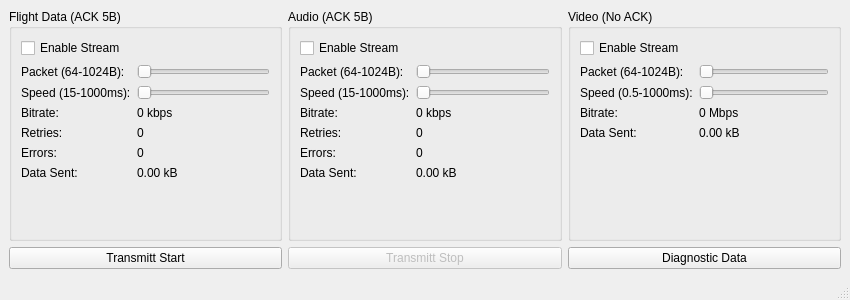
<?xml version="1.0" encoding="UTF-8"?>
<ui version="4.0">
 <class>MainWindow</class>
 <widget class="QMainWindow" name="MainWindow">
  <property name="geometry">
   <rect><x>0</x><y>0</y><width>850</width><height>300</height></rect>
  </property>
  <property name="windowTitle">
   <string>UDP Streamer</string>
  </property>
  <widget class="QWidget" name="centralwidget">
   <layout class="QVBoxLayout" name="verticalLayout">
    <item>
     <layout class="QHBoxLayout" name="horizontalLayout">
      <!-- Flight Data GroupBox -->
      <item>
       <widget class="QGroupBox" name="groupBox_fd">
        <property name="title"><string>Flight Data (ACK 5B)</string></property>
        <layout class="QFormLayout" name="formLayout_fd">
         <item row="0" column="0" colspan="2">
          <widget class="QCheckBox" name="cb_fd_enable"><property name="text"><string>Enable Stream</string></property></widget>
         </item>
         <item row="1" column="0"><widget class="QLabel"><property name="text"><string>Packet (64-1024B):</string></property></widget></item>
         <item row="1" column="1">
          <widget class="QSlider" name="slider_fd_size"><property name="orientation"><enum>Qt::Horizontal</enum></property><property name="minimum"><number>64</number></property><property name="maximum"><number>1024</number></property></widget>
         </item>
         <item row="2" column="0"><widget class="QLabel"><property name="text"><string>Speed (15-1000ms):</string></property></widget></item>
         <item row="2" column="1">
          <widget class="QSlider" name="slider_fd_speed"><property name="orientation"><enum>Qt::Horizontal</enum></property><property name="minimum"><number>15</number></property><property name="maximum"><number>1000</number></property></widget>
         </item>
         <item row="3" column="0"><widget class="QLabel"><property name="text"><string>Bitrate:</string></property></widget></item>
         <item row="3" column="1"><widget class="QLabel" name="lbl_fd_bitrate"><property name="text"><string>0 kbps</string></property></widget></item>
         <item row="4" column="0"><widget class="QLabel"><property name="text"><string>Retries:</string></property></widget></item>
         <item row="4" column="1"><widget class="QLabel" name="lbl_fd_retries"><property name="text"><string>0</string></property></widget></item>
         <item row="5" column="0"><widget class="QLabel"><property name="text"><string>Errors:</string></property></widget></item>
         <item row="5" column="1"><widget class="QLabel" name="lbl_fd_errors"><property name="text"><string>0</string></property></widget></item>
         <item row="6" column="0"><widget class="QLabel"><property name="text"><string>Data Sent:</string></property></widget></item>
         <item row="6" column="1"><widget class="QLabel" name="lbl_fd_sent"><property name="text"><string>0.00 kB</string></property></widget></item>
        </layout>
       </widget>
      </item>
      <!-- Audio GroupBox -->
      <item>
       <widget class="QGroupBox" name="groupBox_audio">
        <property name="title"><string>Audio (ACK 5B)</string></property>
        <layout class="QFormLayout" name="formLayout_audio">
         <item row="0" column="0" colspan="2">
          <widget class="QCheckBox" name="cb_audio_enable"><property name="text"><string>Enable Stream</string></property></widget>
         </item>
         <item row="1" column="0"><widget class="QLabel"><property name="text"><string>Packet (64-1024B):</string></property></widget></item>
         <item row="1" column="1">
          <widget class="QSlider" name="slider_audio_size"><property name="orientation"><enum>Qt::Horizontal</enum></property><property name="minimum"><number>64</number></property><property name="maximum"><number>1024</number></property></widget>
         </item>
         <item row="2" column="0"><widget class="QLabel"><property name="text"><string>Speed (15-1000ms):</string></property></widget></item>
         <item row="2" column="1">
          <widget class="QSlider" name="slider_audio_speed"><property name="orientation"><enum>Qt::Horizontal</enum></property><property name="minimum"><number>15</number></property><property name="maximum"><number>1000</number></property></widget>
         </item>
         <item row="3" column="0"><widget class="QLabel"><property name="text"><string>Bitrate:</string></property></widget></item>
         <item row="3" column="1"><widget class="QLabel" name="lbl_audio_bitrate"><property name="text"><string>0 kbps</string></property></widget></item>
         <item row="4" column="0"><widget class="QLabel"><property name="text"><string>Retries:</string></property></widget></item>
         <item row="4" column="1"><widget class="QLabel" name="lbl_audio_retries"><property name="text"><string>0</string></property></widget></item>
         <item row="5" column="0"><widget class="QLabel"><property name="text"><string>Errors:</string></property></widget></item>
         <item row="5" column="1"><widget class="QLabel" name="lbl_audio_errors"><property name="text"><string>0</string></property></widget></item>
         <item row="6" column="0"><widget class="QLabel"><property name="text"><string>Data Sent:</string></property></widget></item>
         <item row="6" column="1"><widget class="QLabel" name="lbl_audio_sent"><property name="text"><string>0.00 kB</string></property></widget></item>
        </layout>
       </widget>
      </item>
      <!-- Video GroupBox -->
      <item>
       <widget class="QGroupBox" name="groupBox_video">
        <property name="title"><string>Video (No ACK)</string></property>
        <layout class="QFormLayout" name="formLayout_video">
         <item row="0" column="0" colspan="2">
          <widget class="QCheckBox" name="cb_video_enable"><property name="text"><string>Enable Stream</string></property></widget>
         </item>
         <item row="1" column="0"><widget class="QLabel"><property name="text"><string>Packet (64-1024B):</string></property></widget></item>
         <item row="1" column="1">
          <widget class="QSlider" name="slider_video_size"><property name="orientation"><enum>Qt::Horizontal</enum></property><property name="minimum"><number>64</number></property><property name="maximum"><number>1024</number></property></widget>
         </item>
         <item row="2" column="0"><widget class="QLabel"><property name="text"><string>Speed (0.5-1000ms):</string></property></widget></item>
         <item row="2" column="1">
          <widget class="QSlider" name="slider_video_speed"><property name="orientation"><enum>Qt::Horizontal</enum></property><property name="minimum"><number>5</number></property><property name="maximum"><number>10000</number></property></widget>
         </item>
         <item row="3" column="0"><widget class="QLabel"><property name="text"><string>Bitrate:</string></property></widget></item>
         <item row="3" column="1"><widget class="QLabel" name="lbl_video_bitrate"><property name="text"><string>0 Mbps</string></property></widget></item>
         <item row="4" column="0"><widget class="QLabel"><property name="text"><string>Data Sent:</string></property></widget></item>
         <item row="4" column="1"><widget class="QLabel" name="lbl_video_sent"><property name="text"><string>0.00 kB</string></property></widget></item>
        </layout>
       </widget>
      </item>
     </layout>
    </item>
    <item>
     <layout class="QHBoxLayout" name="horizontalLayout_2">
      <item><widget class="QPushButton" name="btn_start"><property name="text"><string>Transmitt Start</string></property></widget></item>
      <item><widget class="QPushButton" name="btn_stop"><property name="text"><string>Transmitt Stop</string></property><property name="enabled"><bool>false</bool></property></widget></item>
      <item><widget class="QPushButton" name="btn_diag"><property name="text"><string>Diagnostic Data</string></property></widget></item>
     </layout>
    </item>
   </layout>
  </widget>
  <widget class="QStatusBar" name="statusbar"/>
 </widget>
</ui>
